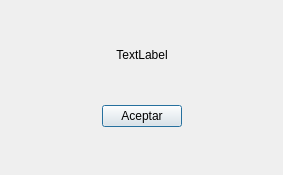
<?xml version="1.0" encoding="UTF-8"?>
<ui version="4.0">
 <class>Error</class>
 <widget class="QDialog" name="Error">
  <property name="geometry">
   <rect>
    <x>0</x>
    <y>0</y>
    <width>283</width>
    <height>175</height>
   </rect>
  </property>
  <property name="maximumSize">
   <size>
    <width>283</width>
    <height>175</height>
   </size>
  </property>
  <property name="windowTitle">
   <string>Error</string>
  </property>
  <property name="styleSheet">
   <string notr="true"/>
  </property>
  <layout class="QGridLayout" name="gridLayout">
   <item row="4" column="1">
    <spacer name="verticalSpacer">
     <property name="orientation">
      <enum>Qt::Vertical</enum>
     </property>
     <property name="sizeHint" stdset="0">
      <size>
       <width>20</width>
       <height>40</height>
      </size>
     </property>
    </spacer>
   </item>
   <item row="3" column="2">
    <spacer name="horizontalSpacer_2">
     <property name="orientation">
      <enum>Qt::Horizontal</enum>
     </property>
     <property name="sizeHint" stdset="0">
      <size>
       <width>40</width>
       <height>20</height>
      </size>
     </property>
    </spacer>
   </item>
   <item row="2" column="1">
    <spacer name="verticalSpacer_2">
     <property name="orientation">
      <enum>Qt::Vertical</enum>
     </property>
     <property name="sizeHint" stdset="0">
      <size>
       <width>20</width>
       <height>40</height>
      </size>
     </property>
    </spacer>
   </item>
   <item row="3" column="1">
    <widget class="QPushButton" name="push_button_accept">
     <property name="text">
      <string>Aceptar</string>
     </property>
    </widget>
   </item>
   <item row="3" column="0">
    <spacer name="horizontalSpacer">
     <property name="orientation">
      <enum>Qt::Horizontal</enum>
     </property>
     <property name="sizeHint" stdset="0">
      <size>
       <width>40</width>
       <height>20</height>
      </size>
     </property>
    </spacer>
   </item>
   <item row="1" column="1">
    <widget class="QLabel" name="label_error_description">
     <property name="text">
      <string>TextLabel</string>
     </property>
     <property name="alignment">
      <set>Qt::AlignCenter</set>
     </property>
     <property name="wordWrap">
      <bool>true</bool>
     </property>
    </widget>
   </item>
   <item row="0" column="1">
    <spacer name="verticalSpacer_3">
     <property name="orientation">
      <enum>Qt::Vertical</enum>
     </property>
     <property name="sizeHint" stdset="0">
      <size>
       <width>20</width>
       <height>40</height>
      </size>
     </property>
    </spacer>
   </item>
  </layout>
 </widget>
 <resources/>
 <connections/>
</ui>
